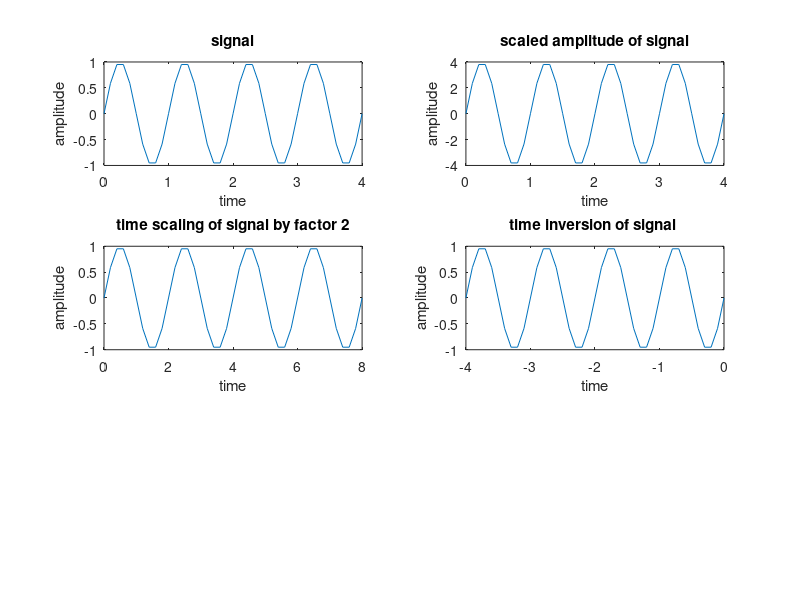

Source code (MATLAB):
%HITESH MALI
%2022BTECE006
%Write a MATLAB code to perform signal processing operations: amplitude scaling, Time shifting, Time scaling, and Time inversion.

clc;
clear all;

t=-0:0.1:4;
y=sin(2*pi*t);
subplot(3,2,1);
plot(t,y);
title('signal');
xlabel('time');
ylabel('amplitude');

% amplitude scaling of signal
amp= 4*y;
subplot(3,2,2);
plot(t,amp);
title('scaled amplitude of signal');
xlabel('time');
ylabel('amplitude');

%time shifting of signal

t_original=0:0.1:4;
time_shift=5;
t_shifted = t_original - time_shift;

s2=sin(2*pi*t_shifted);
subplot(3,2,3);
plot(t_shifted,s2);
title('time shifting of signal by factor 5');
xlabel('time');
ylabel('amplitude');

%time scaling of signal
time_scale=2
t_scaled = t_original*time_scale;
s3=sin(2*pi*t_scaled);
subplot(3,2,3);
plot(t_scaled,s2);
title('time scaling of signal by factor 2');
xlabel('time');
ylabel('amplitude');

% time inversion
time= -t;
s4= sin(2*pi*time);
subplot(3,2,4);
plot(time,s4);
title('time inversion of signal ');
xlabel('time');
ylabel('amplitude');



